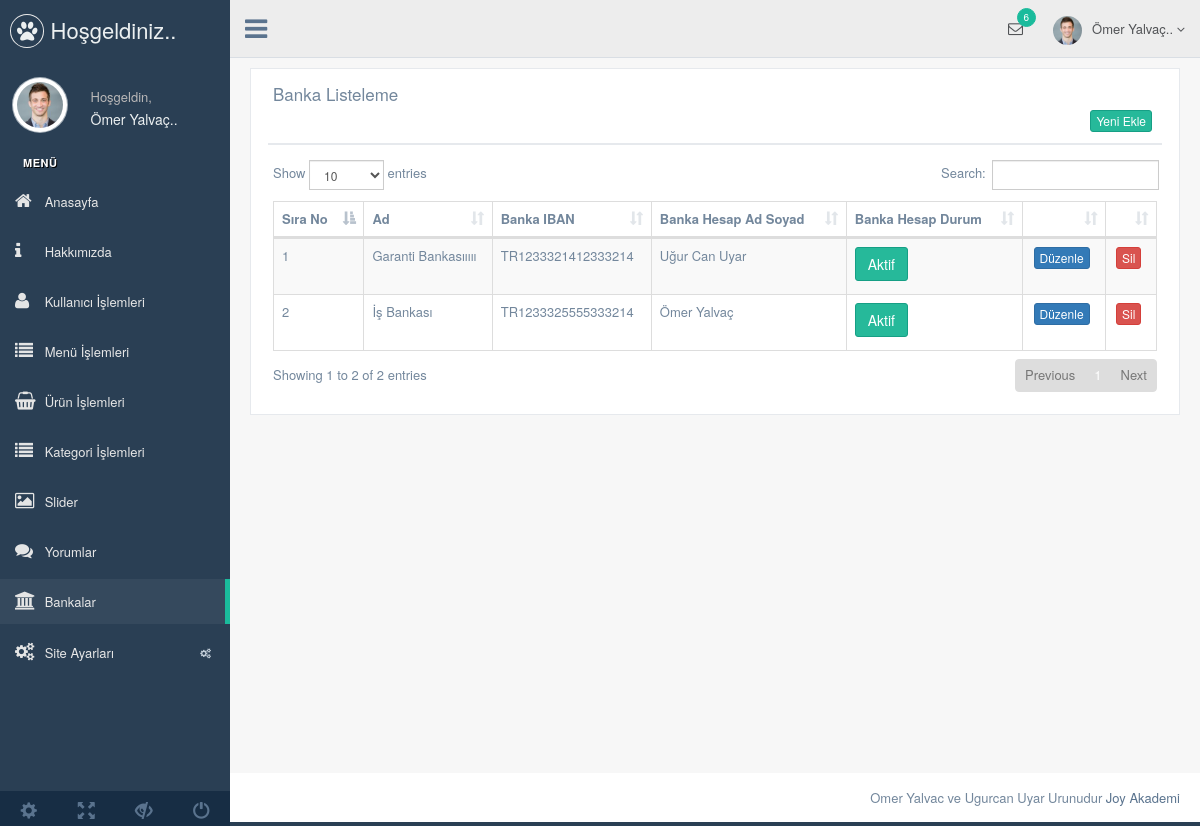
/admin/production/banka.php (signed in), run on an earlier commit of the app's database.
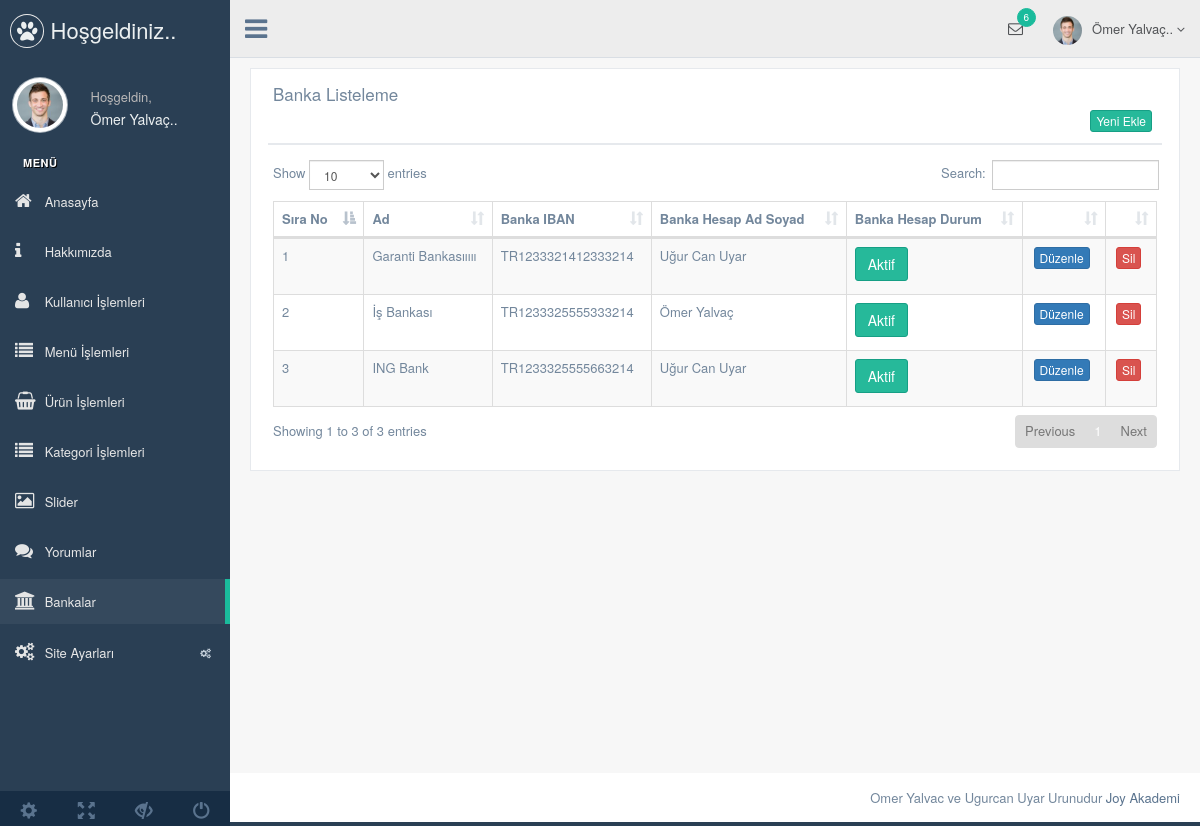
And on a later commit of the database.
### tables this page shows
CREATE TABLE `banka` (
  `banka_id` int(11) NOT NULL,
  `banka_ad` varchar(50) NOT NULL,
  `banka_iban` varchar(50) NOT NULL,
  `banka_hesapadsoyad` varchar(50) NOT NULL,
  `banka_durum` enum('0','1') NOT NULL DEFAULT '0'
);

### admin/production/banka.php (the view, shortened to what this page needs)
<?php include 'header.php';
$bankasor=$db->prepare("SELECT * FROM banka order by banka_id ASC");
$bankasor->execute();
?>
        <div class="right_col" role="main">
          <div class="">
            <div class="row">
              <div class="col-md-12 col-sm-12 col-xs-12">
                <div class="x_panel">
                  <div class="x_title">
                    <h2>Banka Listeleme</h2>
                    <div class="clearfix"></div>
                 <div align="right"> <a href="banka-ekle.php"><button class="btn btn-success btn-xs"> Yeni Ekle </button></a>
                 </div>
                  </div>
                  <div class="x_content">
                  <table id="datatable-responsive" class="table table-striped table-bordered dt-responsive nowrap" cellspacing="0" width="100%">
                      <thead>
                        <tr>
                          <th>Sıra No</th>
                          <th>Ad</th>
                          <th>Banka IBAN</th>
                          <th>Banka Hesap Ad Soyad</th>
                          <th>Banka Hesap Durum</th>
                          <th></th>
                          <th> </th>
                        </tr>
                      </thead>
                      <tbody>
<?php
                     $say=0;
                     while($bankacek=$bankasor->fetch(PDO::FETCH_ASSOC)){ $say++ ?>
                        <tr>
                          <td with="20"> <?php echo $say ?> </td>
                          <td><?php echo $bankacek['banka_ad'] ?></td>
                          <td><?php echo $bankacek['banka_iban'] ?></td>
                          <td><?php echo $bankacek['banka_hesapadsoyad'] ?></td>
                          <td><?php
                          if ($bankacek['banka_durum']==1) { ?>
                          <button class="btn btn-success">Aktif</button>
                         <?php }
                         else {?>
                         <button class="btn btn-success">Pasif</button>
                       <?php  } ?>
                         </td>
                          <td><center><a href="banka-duzenle.php?banka_id=<?php echo $bankacek['banka_id']; ?>"<button class="btn btn-primary btn-xs">Düzenle </button> </a></center></td>
                          <td><center><a href="../netting/islem.php?banka_id=<?php echo $bankacek['banka_id']; ?>&bankasil=ok" ><button class="btn btn-danger btn-xs">Sil </button> </a></center></td>
                        </tr>
                    <?php }
?>
                      </tbody>
                    </table>
                  </div>
                </div>
              </div>
            </div>
          </div>
        </div>
     <?php include 'footer.php';
     ?>

What changed in the data, as far as the page shows it:
added banka: banka_ad "ING Bank", banka_iban "TR1233325555663214", banka_hesapadsoyad "Uğur Can Uyar", banka_durum "Aktif"
Also different on the page:
text written by a page script: "Show entries Search: Showing 1 to 2 of 2 entries Previous 1 Next" → "Show entries Search: Showing 1 to 3 of 3 entries Previous 1 Next"
